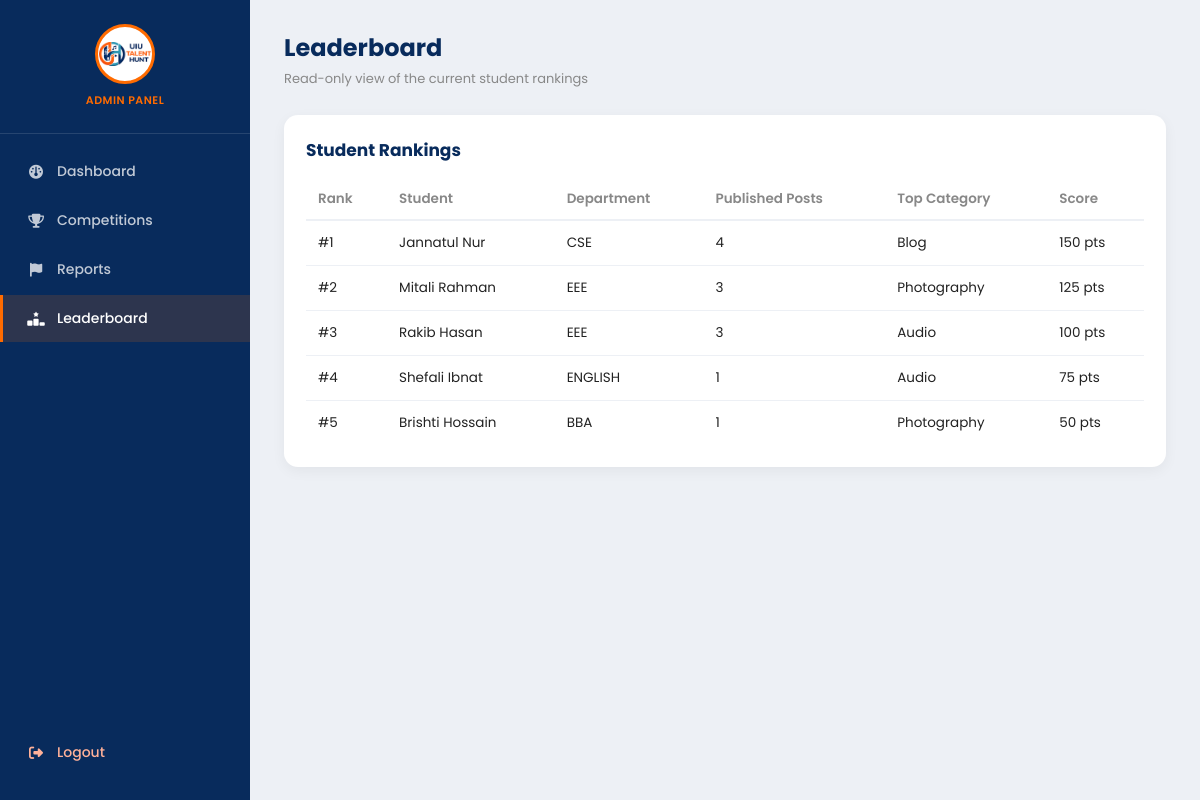
Page /admin/leaderboard.php (signed in) on the committed database.
### tables this page shows
CREATE TABLE `users` (
  `user_id` int(10) UNSIGNED NOT NULL,
  `student_id` varchar(30) NOT NULL,
  `full_name` varchar(100) NOT NULL,
  `email` varchar(150) NOT NULL,
  `department_id` int(10) UNSIGNED NOT NULL,
  `batch` varchar(30) DEFAULT NULL,
  `bio` text DEFAULT NULL,
  `password_hash` varchar(255) NOT NULL,
  `profile_image` varchar(255) DEFAULT NULL,
  `cover_image` varchar(255) DEFAULT NULL,
  `created_at` datetime NOT NULL DEFAULT current_timestamp(),
  `status` enum('active','inactive') NOT NULL DEFAULT 'active'
);

CREATE TABLE `departments` (
  `department_id` int(10) UNSIGNED NOT NULL,
  `department_name` varchar(100) NOT NULL,
  `department_code` varchar(20) NOT NULL,
  `created_at` datetime NOT NULL DEFAULT current_timestamp()
);

### includes/leaderboard_helper.php (called while the page is built, shortened)
<?php
function get_leaderboard(PDO $pdo, ?int $limit = null, string $category = 'all', string $timeRange = 'all_time'): array
{
    $allowedCategories = ['all', 'video', 'audio', 'photography', 'blog'];
    $allowedTimeRanges = ['this_month', 'last_month', 'this_year', 'all_time'];
    $categoryCondition = function (string $alias) use ($category): string {
        return $category !== 'all' ? "AND {$alias}.talent_type = '{$category}'" : "";
    };
    $timeCondition = function (string $alias) use ($timeRange): string {
        switch ($timeRange) {
            case 'this_month':
                return "AND YEAR({$alias}.created_at) = YEAR(CURDATE()) AND MONTH({$alias}.created_at) = MONTH(CURDATE())";
            case 'last_month':
                return "AND YEAR({$alias}.created_at) = YEAR(CURDATE() - INTERVAL 1 MONTH) AND MONTH({$alias}.created_at) = MONTH(CURDATE() - INTERVAL 1 MONTH)";
            case 'this_year':
                return "AND YEAR({$alias}.created_at) = YEAR(CURDATE())";
            default:
                return "";
        }
    };
    $postCond = $categoryCondition('p') . $timeCondition('p');
    $likeCond = $timeCondition('l');
    $commentCond = $timeCondition('c');
    $shareCond = $timeCondition('s');
    $topCategoryCond = $categoryCondition('p3') . $timeCondition('p3');
    $sql =
        "SELECT u.user_id, u.full_name, u.profile_image, d.department_code,
                SUM(
                    (SELECT COUNT(*) FROM likes l WHERE l.post_id = p.post_id AND l.user_id <> p.user_id {$likeCond}) * 10 +
                    (SELECT COUNT(*) FROM comments c WHERE c.post_id = p.post_id AND c.status = 'active' AND c.user_id <> p.user_id {$commentCond}) * 15 +
                    (SELECT COUNT(*) FROM shares s WHERE s.post_id = p.post_id AND s.user_id <> p.user_id {$shareCond}) * 20
                ) AS score,
                COUNT(p.post_id) AS post_count,
                (
                    SELECT p3.talent_type
                    FROM posts p3
                    WHERE p3.user_id = u.user_id AND p3.status = 'published' {$topCategoryCond}
                    GROUP BY p3.talent_type
                    ORDER BY COUNT(*) DESC
                    LIMIT 1
                ) AS top_category
         FROM users u
         JOIN posts p ON p.user_id = u.user_id AND p.status = 'published' {$postCond}
         JOIN departments d ON d.department_id = u.department_id
         WHERE u.status = 'active'
         GROUP BY u.user_id, u.full_name, u.profile_image, d.department_code
         HAVING score > 0
         ORDER BY score DESC, post_count DESC, u.full_name ASC";
    return $pdo->query($sql)->fetchAll();
}

### admin/leaderboard.php (the view, shortened to what this page needs)
<?php
require_once '../config/db.php';
require_once '../includes/leaderboard_helper.php';
$rankedUsers = get_leaderboard($pdo);
require_once 'includes/admin_header.php';
?>
            <div class="admin-panel">
                <h2>Student Rankings</h2>
                <?php if (empty($rankedUsers)): ?>
                    <p class="admin-empty">No ranked students yet.</p>
                <?php else: ?>
                    <table class="admin-table">
                        <thead>
                            <tr>
                                <th>Rank</th>
                                <th>Student</th>
                                <th>Department</th>
                                <th>Published Posts</th>
                                <th>Top Category</th>
                                <th>Score</th>
                            </tr>
                        </thead>
                        <tbody>
                            <?php foreach ($rankedUsers as $idx => $u): ?>
                                <tr>
                                    <td>#<?php echo $idx + 1; ?></td>
                                    <td><?php echo htmlspecialchars($u['full_name']); ?></td>
                                    <td><?php echo htmlspecialchars($u['department_code']); ?></td>
                                    <td><?php echo (int)$u['post_count']; ?></td>
                                    <td><?php echo $u['top_category'] ? htmlspecialchars(ucfirst($u['top_category'])) : '—'; ?></td>
                                    <td><?php echo number_format($u['score']); ?> pts</td>
                                </tr>
                            <?php endforeach; ?>
                        </tbody>
                    </table>
                <?php endif; ?>
            </div>
<?php require_once 'includes/admin_footer.php'; ?>

### admin/css/admin.css (style rules this page uses)
* { margin: 0; padding: 0; box-sizing: border-box; font-family: 'Poppins', sans-serif; }
body { background: #EDF0F5; color: #222; min-width: 320px; }
.admin-panel { background: #fff; border-radius: 14px; padding: 22px; box-shadow: 0 4px 14px rgba(0,0,0,0.05); margin-bottom: 24px; overflow-x: auto; -webkit-overflow-scrolling: touch; }
.admin-panel h2 { color: #082B5C; font-size: 17px; margin-bottom: 16px; }
.admin-table { width: 100%; border-collapse: collapse; font-size: 13.5px; min-width: 600px; }
.admin-table th { text-align: left; color: #888; font-weight: 600; padding: 10px 12px; border-bottom: 2px solid #EDF0F5; white-space: nowrap; }
.admin-table td { padding: 12px; border-bottom: 1px solid #EDF0F5; vertical-align: middle; }
.admin-table tr:last-child td { border-bottom: none; }

### rows in the picture
users: full_name "Jannatul Nur", department.department_code "CSE", post_count "4", top_category "Blog", score "150"
users: full_name "Mitali Rahman", department.department_code "EEE", post_count "3", top_category "Photography", score "125"
users: full_name "Rakib Hasan", department.department_code "EEE", post_count "3", top_category "Audio", score "100"
users: full_name "Shefali Ibnat", department.department_code "ENGLISH", post_count "1", top_category "Audio", score "75"
users: full_name "Brishti Hossain", department.department_code "BBA", post_count "1", top_category "Photography", score "50"

### other values in the picture
$pageTitle "Leaderboard"
$pageSubtitle "Read-only view of the current student rankings"
